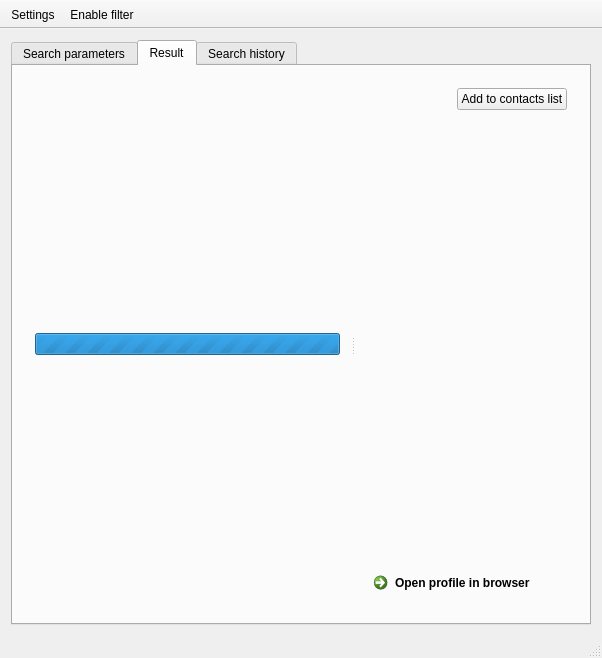
<?xml version="1.0" encoding="UTF-8"?>
<ui version="4.0">
 <class>MainWindow</class>
 <widget class="QMainWindow" name="MainWindow">
  <property name="geometry">
   <rect>
    <x>0</x>
    <y>0</y>
    <width>602</width>
    <height>658</height>
   </rect>
  </property>
  <property name="windowTitle">
   <string>Get Info</string>
  </property>
  <property name="windowIcon">
   <iconset resource="Icons.qrc">
    <normaloff>:/icons/Resources/favicon.ico</normaloff>:/icons/Resources/favicon.ico</iconset>
  </property>
  <property name="iconSize">
   <size>
    <width>32</width>
    <height>32</height>
   </size>
  </property>
  <property name="toolButtonStyle">
   <enum>Qt::ToolButtonTextBesideIcon</enum>
  </property>
  <widget class="QWidget" name="centralWidget">
   <layout class="QHBoxLayout" name="horizontalLayout">
    <item>
     <widget class="QTabWidget" name="tabWidget">
      <property name="currentIndex">
       <number>1</number>
      </property>
      <widget class="QWidget" name="searchParametersTab">
       <attribute name="icon">
        <iconset resource="Icons.qrc">
         <normaloff>:/icons/Resources/1377003707_bullet_find.png</normaloff>:/icons/Resources/1377003707_bullet_find.png</iconset>
       </attribute>
       <attribute name="title">
        <string>Search parameters</string>
       </attribute>
       <layout class="QHBoxLayout" name="horizontalLayout_5">
        <item>
         <widget class="QSplitter" name="splitter">
          <property name="orientation">
           <enum>Qt::Horizontal</enum>
          </property>
          <property name="opaqueResize">
           <bool>true</bool>
          </property>
          <property name="handleWidth">
           <number>5</number>
          </property>
          <property name="childrenCollapsible">
           <bool>true</bool>
          </property>
          <widget class="QWidget" name="activeResourceWidget" native="true"/>
          <widget class="QWidget" name="searchParametersWidget" native="true">
           <layout class="QGridLayout" name="gridLayout_4">
            <item row="0" column="0">
             <widget class="QGroupBox" name="groupBox">
              <property name="title">
               <string>Location</string>
              </property>
              <layout class="QGridLayout" name="gridLayout_2">
               <item row="1" column="0">
                <widget class="QLineEdit" name="countryField"/>
               </item>
               <item row="0" column="0">
                <widget class="QLabel" name="label">
                 <property name="text">
                  <string>Country</string>
                 </property>
                </widget>
               </item>
               <item row="2" column="0">
                <widget class="QLabel" name="label_3">
                 <property name="text">
                  <string>City</string>
                 </property>
                </widget>
               </item>
               <item row="3" column="0">
                <widget class="QLineEdit" name="cityField"/>
               </item>
              </layout>
             </widget>
            </item>
            <item row="1" column="0">
             <widget class="QGroupBox" name="groupBox_3">
              <property name="title">
               <string>Education</string>
              </property>
              <layout class="QGridLayout" name="gridLayout">
               <item row="0" column="0">
                <widget class="QLabel" name="label_5">
                 <property name="text">
                  <string>University</string>
                 </property>
                </widget>
               </item>
               <item row="1" column="0">
                <widget class="QLineEdit" name="univercityField"/>
               </item>
              </layout>
             </widget>
            </item>
            <item row="2" column="0">
             <widget class="QGroupBox" name="groupBox_4">
              <property name="title">
               <string>Skills and Expertise</string>
              </property>
              <layout class="QGridLayout" name="gridLayout_3">
               <item row="1" column="0">
                <widget class="QLineEdit" name="knowledgeField"/>
               </item>
               <item row="0" column="0">
                <widget class="QLabel" name="label_2">
                 <property name="text">
                  <string>Knowledge</string>
                 </property>
                </widget>
               </item>
              </layout>
             </widget>
            </item>
            <item row="3" column="0">
             <spacer name="verticalSpacer">
              <property name="orientation">
               <enum>Qt::Vertical</enum>
              </property>
              <property name="sizeHint" stdset="0">
               <size>
                <width>20</width>
                <height>40</height>
               </size>
              </property>
             </spacer>
            </item>
            <item row="4" column="0">
             <layout class="QHBoxLayout" name="horizontalLayout_2">
              <item>
               <spacer name="horizontalSpacer">
                <property name="orientation">
                 <enum>Qt::Horizontal</enum>
                </property>
                <property name="sizeHint" stdset="0">
                 <size>
                  <width>40</width>
                  <height>20</height>
                 </size>
                </property>
               </spacer>
              </item>
              <item>
               <widget class="QPushButton" name="searchBtn">
                <property name="text">
                 <string>Search</string>
                </property>
               </widget>
              </item>
             </layout>
            </item>
           </layout>
          </widget>
         </widget>
        </item>
       </layout>
      </widget>
      <widget class="QWidget" name="resultTab">
       <attribute name="icon">
        <iconset resource="Icons.qrc">
         <normaloff>:/icons/Resources/1377003918_page_find.png</normaloff>:/icons/Resources/1377003918_page_find.png</iconset>
       </attribute>
       <attribute name="title">
        <string>Result</string>
       </attribute>
       <layout class="QVBoxLayout" name="verticalLayout_3">
        <item>
         <widget class="QSplitter" name="splitter_2">
          <property name="orientation">
           <enum>Qt::Horizontal</enum>
          </property>
          <widget class="QStackedWidget" name="resultStackedWidget">
           <property name="currentIndex">
            <number>1</number>
           </property>
           <widget class="QWidget" name="resultListViewPage">
            <layout class="QVBoxLayout" name="verticalLayout">
             <item>
              <widget class="QTableView" name="resultListView">
               <property name="maximumSize">
                <size>
                 <width>16777215</width>
                 <height>16777215</height>
                </size>
               </property>
               <property name="baseSize">
                <size>
                 <width>150</width>
                 <height>0</height>
                </size>
               </property>
               <property name="editTriggers">
                <set>QAbstractItemView::NoEditTriggers</set>
               </property>
               <property name="selectionBehavior">
                <enum>QAbstractItemView::SelectRows</enum>
               </property>
               <property name="sortingEnabled">
                <bool>true</bool>
               </property>
              </widget>
             </item>
            </layout>
           </widget>
           <widget class="QWidget" name="resultProgressBarPage">
            <layout class="QVBoxLayout" name="verticalLayout_4">
             <item>
              <widget class="QProgressBar" name="resultProgressBar">
               <property name="maximum">
                <number>0</number>
               </property>
               <property name="value">
                <number>-1</number>
               </property>
              </widget>
             </item>
            </layout>
           </widget>
          </widget>
          <widget class="QWidget" name="widget_2" native="true">
           <layout class="QVBoxLayout" name="verticalLayout_2">
            <item>
             <layout class="QHBoxLayout" name="horizontalLayout_4">
              <item>
               <spacer name="horizontalSpacer_2">
                <property name="orientation">
                 <enum>Qt::Horizontal</enum>
                </property>
                <property name="sizeHint" stdset="0">
                 <size>
                  <width>40</width>
                  <height>20</height>
                 </size>
                </property>
               </spacer>
              </item>
              <item>
               <widget class="QPushButton" name="bookMrkBtn">
                <property name="text">
                 <string>Add to contacts list</string>
                </property>
               </widget>
              </item>
             </layout>
            </item>
            <item>
             <widget class="DetailsResultWidget" name="detailsResultWidget" native="true"/>
            </item>
            <item>
             <spacer name="verticalSpacer_2">
              <property name="orientation">
               <enum>Qt::Vertical</enum>
              </property>
              <property name="sizeHint" stdset="0">
               <size>
                <width>20</width>
                <height>40</height>
               </size>
              </property>
             </spacer>
            </item>
            <item>
             <widget class="QCommandLinkButton" name="openProfile">
              <property name="maximumSize">
               <size>
                <width>16777215</width>
                <height>16777215</height>
               </size>
              </property>
              <property name="text">
               <string>Open profile in browser</string>
              </property>
             </widget>
            </item>
           </layout>
          </widget>
         </widget>
        </item>
       </layout>
      </widget>
      <widget class="QWidget" name="searchHistoryTab">
       <attribute name="icon">
        <iconset resource="Icons.qrc">
         <normaloff>:/icons/Resources/1377004004_clock_history_frame.png</normaloff>:/icons/Resources/1377004004_clock_history_frame.png</iconset>
       </attribute>
       <attribute name="title">
        <string>Search history</string>
       </attribute>
       <layout class="QVBoxLayout" name="verticalLayout_5">
        <item>
         <widget class="QTableView" name="historyTableView">
          <property name="contextMenuPolicy">
           <enum>Qt::CustomContextMenu</enum>
          </property>
          <property name="editTriggers">
           <set>QAbstractItemView::NoEditTriggers</set>
          </property>
          <property name="dragDropMode">
           <enum>QAbstractItemView::NoDragDrop</enum>
          </property>
          <property name="selectionMode">
           <enum>QAbstractItemView::SingleSelection</enum>
          </property>
          <property name="selectionBehavior">
           <enum>QAbstractItemView::SelectRows</enum>
          </property>
          <property name="sortingEnabled">
           <bool>true</bool>
          </property>
         </widget>
        </item>
        <item>
         <widget class="QWidget" name="filterWidget" native="true">
          <property name="minimumSize">
           <size>
            <width>0</width>
            <height>0</height>
           </size>
          </property>
          <property name="baseSize">
           <size>
            <width>0</width>
            <height>0</height>
           </size>
          </property>
          <layout class="QVBoxLayout" name="verticalLayout_7">
           <item>
            <layout class="QHBoxLayout" name="horizontalLayout_6">
             <item>
              <widget class="QLabel" name="label_4">
               <property name="text">
                <string>From</string>
               </property>
              </widget>
             </item>
             <item>
              <spacer name="horizontalSpacer_3">
               <property name="orientation">
                <enum>Qt::Horizontal</enum>
               </property>
               <property name="sizeHint" stdset="0">
                <size>
                 <width>40</width>
                 <height>20</height>
                </size>
               </property>
              </spacer>
             </item>
             <item>
              <widget class="QDateEdit" name="dateFrom"/>
             </item>
            </layout>
           </item>
           <item>
            <layout class="QHBoxLayout" name="horizontalLayout_7">
             <item>
              <widget class="QLabel" name="label_6">
               <property name="text">
                <string>To</string>
               </property>
              </widget>
             </item>
             <item>
              <spacer name="horizontalSpacer_4">
               <property name="orientation">
                <enum>Qt::Horizontal</enum>
               </property>
               <property name="sizeHint" stdset="0">
                <size>
                 <width>40</width>
                 <height>20</height>
                </size>
               </property>
              </spacer>
             </item>
             <item>
              <widget class="QDateEdit" name="dateTo"/>
             </item>
            </layout>
           </item>
           <item>
            <layout class="QHBoxLayout" name="horizontalLayout_9">
             <item>
              <widget class="QLabel" name="label_7">
               <property name="text">
                <string>Knowledge</string>
               </property>
              </widget>
             </item>
             <item>
              <widget class="QComboBox" name="knowledgeCmb"/>
             </item>
            </layout>
           </item>
           <item>
            <layout class="QHBoxLayout" name="horizontalLayout_10">
             <item>
              <widget class="QLabel" name="label_10">
               <property name="text">
                <string>University</string>
               </property>
              </widget>
             </item>
             <item>
              <widget class="QComboBox" name="universityCmb"/>
             </item>
            </layout>
           </item>
           <item>
            <layout class="QHBoxLayout" name="horizontalLayout_11">
             <item>
              <widget class="QLabel" name="label_11">
               <property name="text">
                <string>Resource name</string>
               </property>
              </widget>
             </item>
             <item>
              <widget class="QComboBox" name="resourceNameCmb"/>
             </item>
            </layout>
           </item>
           <item>
            <widget class="QGroupBox" name="groupBox_2">
             <property name="title">
              <string>Location</string>
             </property>
             <layout class="QHBoxLayout" name="horizontalLayout_8">
              <item>
               <layout class="QVBoxLayout" name="verticalLayout_9">
                <item>
                 <widget class="QLabel" name="label_8">
                  <property name="text">
                   <string>City</string>
                  </property>
                 </widget>
                </item>
                <item>
                 <widget class="QComboBox" name="cityCmb"/>
                </item>
               </layout>
              </item>
              <item>
               <layout class="QVBoxLayout" name="verticalLayout_6">
                <item>
                 <widget class="QLabel" name="label_9">
                  <property name="text">
                   <string>Country</string>
                  </property>
                 </widget>
                </item>
                <item>
                 <widget class="QComboBox" name="countryCmb"/>
                </item>
               </layout>
              </item>
             </layout>
            </widget>
           </item>
          </layout>
          <zorder>groupBox_2</zorder>
          <zorder></zorder>
         </widget>
        </item>
       </layout>
      </widget>
     </widget>
    </item>
   </layout>
  </widget>
  <widget class="QToolBar" name="mainToolBar">
   <property name="contextMenuPolicy">
    <enum>Qt::CustomContextMenu</enum>
   </property>
   <property name="movable">
    <bool>false</bool>
   </property>
   <attribute name="toolBarArea">
    <enum>TopToolBarArea</enum>
   </attribute>
   <attribute name="toolBarBreak">
    <bool>false</bool>
   </attribute>
   <addaction name="actionSettings"/>
   <addaction name="actionEnable_filter"/>
  </widget>
  <widget class="QStatusBar" name="statusBar"/>
  <action name="actionSettings">
   <property name="icon">
    <iconset resource="Icons.qrc">
     <normaloff>:/icons/Resources/1377003296_cog.png</normaloff>:/icons/Resources/1377003296_cog.png</iconset>
   </property>
   <property name="text">
    <string>Settings</string>
   </property>
  </action>
  <action name="actionSearch">
   <property name="text">
    <string>search</string>
   </property>
   <property name="toolTip">
    <string>Search</string>
   </property>
  </action>
  <action name="actionUpdate_result">
   <property name="text">
    <string>update result</string>
   </property>
  </action>
  <action name="actionEnable_filter">
   <property name="icon">
    <iconset resource="Icons.qrc">
     <normaloff>:/icons/Resources/1377003410_filter.png</normaloff>:/icons/Resources/1377003410_filter.png</iconset>
   </property>
   <property name="text">
    <string>Enable filter</string>
   </property>
  </action>
  <action name="actionOpenSearchResults">
   <property name="text">
    <string>Open search results</string>
   </property>
  </action>
  <action name="actionDeleteHistoryRecord">
   <property name="text">
    <string>Delete</string>
   </property>
  </action>
 </widget>
 <layoutdefault spacing="6" margin="11"/>
 <customwidgets>
  <customwidget>
   <class>DetailsResultWidget</class>
   <extends>QWidget</extends>
   <header>Gui/Widgets/DetailsResultWidget.h</header>
   <container>1</container>
  </customwidget>
 </customwidgets>
 <resources>
  <include location="Icons.qrc"/>
 </resources>
 <connections>
  <connection>
   <sender>searchBtn</sender>
   <signal>clicked()</signal>
   <receiver>actionSearch</receiver>
   <slot>trigger()</slot>
   <hints>
    <hint type="sourcelabel">
     <x>514</x>
     <y>391</y>
    </hint>
    <hint type="destinationlabel">
     <x>-1</x>
     <y>-1</y>
    </hint>
   </hints>
  </connection>
 </connections>
</ui>
